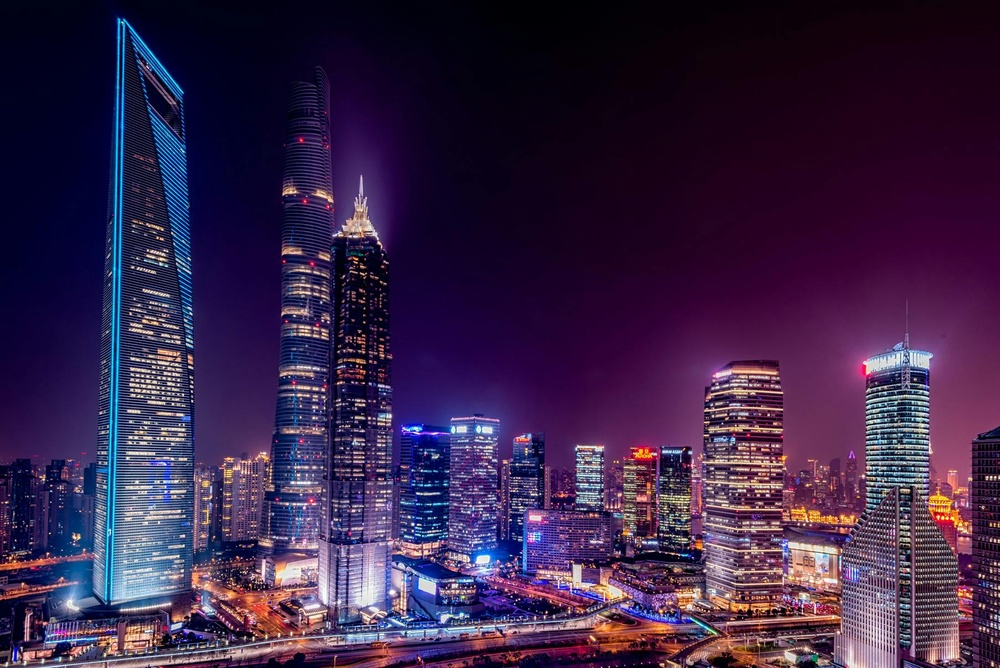
#> input picture day 3/building.jpg, 1000 x 668 px, shrunk from 1805 x 1205 before the run
$ python keypoints.py
#> lines starting #> are read from the running program, lines starting #| are printed output that depends on the picture
import cv2
import matplotlib.pyplot as plt
img = cv2.imread("building.jpg")
#> img is the input picture: shape (668, 1000, 3); mean B, G, R 71.6, 36.5, 57.1
gray = cv2.cvtColor(img,cv2.COLOR_BGR2RGB)

#SIFT
sift = cv2.SIFT_create()
keypoints, descriptors = sift.detectAndCompute(gray,None)
#> keypoints = 4927 keypoints; strongest (x, y, size): (413, 524, 2.1), (191, 386, 1.9), (995, 563, 1.8), (159, 378, 2)

img_sift = cv2.drawKeypoints(img,keypoints,None,flags = cv2.DRAW_MATCHES_FLAGS_DRAW_RICH_KEYPOINTS)
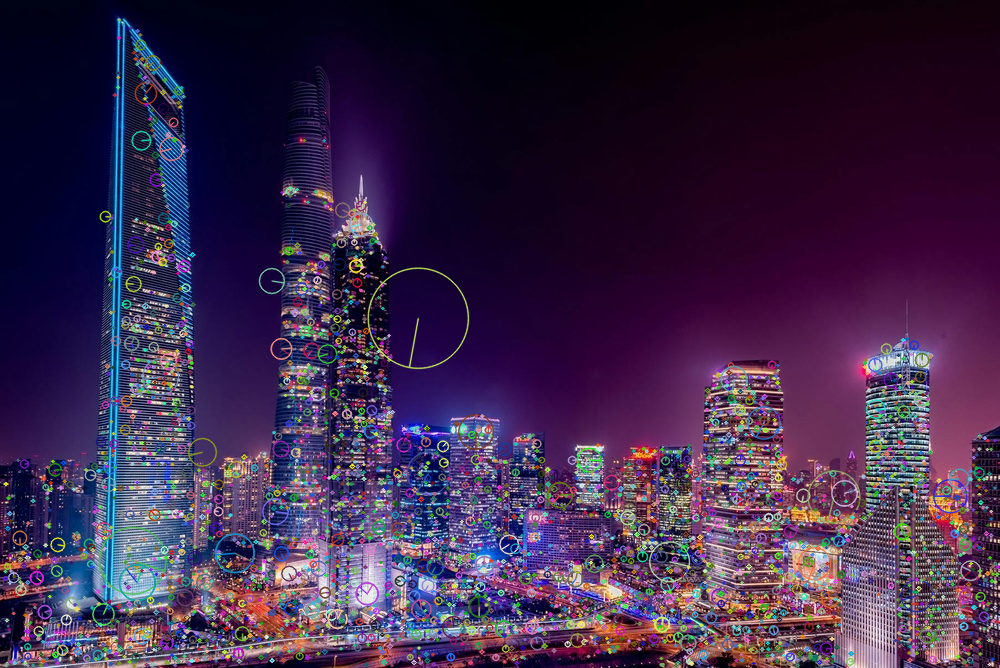
#> img_sift: shape (668, 1000, 3); mean B, G, R 73.5, 41.1, 60
plt.imshow(cv2.cvtColor(img_sift,cv2.COLOR_BGR2RGB))
plt.axis("off")
plt.show()
